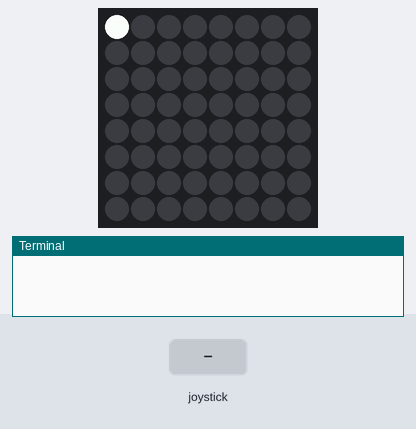
This program was run on a simulated Raspberry Pi (BCM pin numbers) with a Sense HAT. Shown: the Sense HAT's 8×8 RGB LED matrix, the last lines printed to the terminal. The inputs (shaded band) are chosen by the test bench.

Above: at 1.2 s.
1.3 s: joystick pushed down
At 2.4 s:
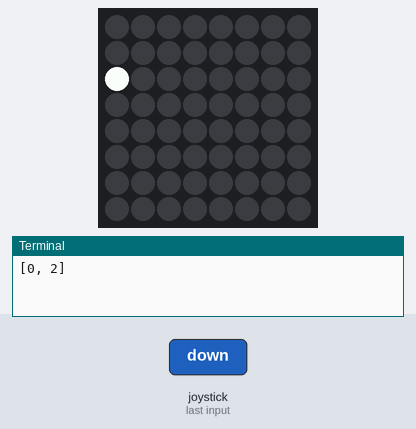
3.5 s: joystick pushed right
At 5.2 s:
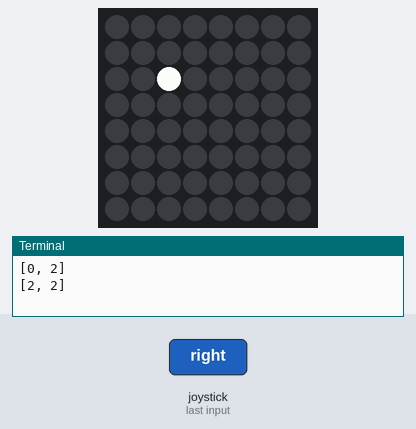
5.5 s: joystick pushed up
At 6.7 s:
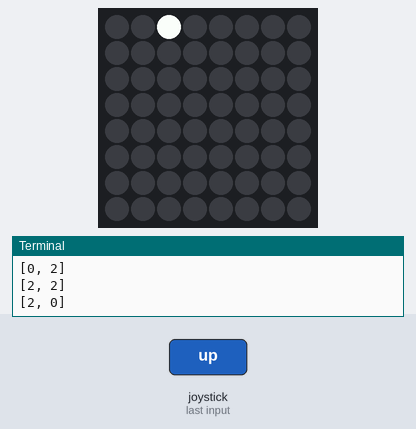
7.5 s: joystick pushed right
At 8.3 s:
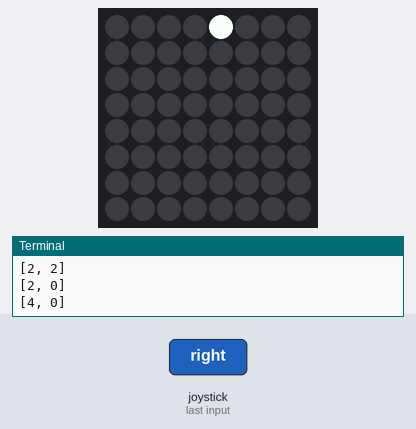
9.5 s: joystick pushed down
At 11.1 s:
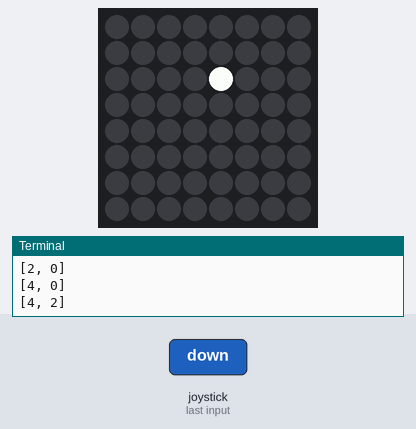
11.5 s: joystick pushed down
At 12.7 s:
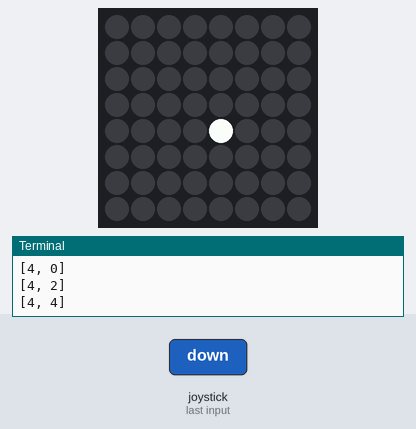
Timing chart, 0 to 14.5 s (numbered marks = the images above; inputs shaded):
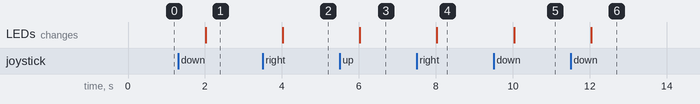

Measured:
- after the input at 1.3 s, the LEDs: change after 0.72 s (image 1)
- after the input at 3.5 s, the LEDs: change after 0.53 s (image 2)
- after the input at 5.5 s, the LEDs: change after 0.53 s (image 3)
- after the input at 7.5 s, the LEDs: change after 0.53 s (image 4)
- after the input at 9.5 s, the LEDs: change after 0.53 s (image 5)
- after the input at 11.5 s, the LEDs: change after 0.53 s (image 6)

The program:

pin_v4.py
```python
#unosimo kombinaciju boja koja nas "pusta" kroz vrata
#provjeravamo je u "bazi" podataka
#ukoliko je ispravna, sve gori zeleno
#ukoliko je neispravna, sve se zacrveni
#automatski reset nakon 5s

# 1,2,3,back
# 4,5,6,clear
# 7,8,9,enter
# *,0,#,nesto

# 1-(0,0)
# 2-(2,0)

from sense_emu import SenseHat
import time
import random

sense=SenseHat()

R=(255,0,0)
G=(0,255,0)
B=(0,0,255)
C=(0,255,255)
M=(255,0,255)
Y=(255,255,0)
Dg=(40,40,40)
Gr=(190,190,190)
O=(255,128,0)
P=(240,90,120)
X=(40,100,60)
W=(255,255,255)
K=(0,0,0)
Br=(165,42,42)

def iscrtaj_poziciju(koordinate):
    sense.clear()
    sense.set_pixel(koordinate[0],koordinate[1],W)
    time.sleep(1)

def provjeri_kod(otipkani_pin):
    pin_pronadjen=False
    user=''
    for pin_entry in pinovi:
        if pin_entry['pin']==otipkani_pin:
            print(f"Pustamo, Dobar dan {pin_entry['user']}")
            pin_pronadjen=True
            user=pin_entry['user']
            break

        else:
            pass
            #print('Ne pustamo')
    return (pin_pronadjen,user)

def pronadji_key_iz_value(coords):
    x=coords[0]
    y=coords[1]
    for key, value in mapirani_pin.items():
        if value[0]==x and value[1]==y:
            key_iz_dict=key

    return key_iz_dict


mapirani_pin={
    1:(0,0),
    2:(2,0),
    3:(4,0),
    'back':(6,0),
    4:(0,2),
    5:(2,2),
    6:(4,2),
    'clear':(6,2),
    7:(0,4),
    8:(2,4),
    9:(4,4),
    'enter':(6,4),
    'star':(0,6),
    0:(2,6),
    'hash':(4,6),
    'none':(6,6)
    }

pinovi=[
    {
        'user':'Mate',
        'pin':[4,5,1,2]
    },
    {
        'user':'Stipe',
        'pin':[1,2,3,3]
    }
    ]


uneseni_pin=[-1,-1,-1,-1]
'''
for pin_entry in pinovi:
    if pin_entry['pin']==uneseni_pin:
        print(f"Pustamo, Dobar dan {pin_entry['user']}")
        break
    else:
        print('Ne pustamo')
'''


'''
for key,item in mapirani_pin.items():
    sense.clear()
    sense.set_pixel(item[0],item[1],W)
    time.sleep(0.5)
'''

trenutni_broj=1
koord=[0,0]
pin_broj=0

while True:
    iscrtaj_poziciju(koord)
    for event in sense.stick.get_events():
        if event.action=='pressed':
            if event.direction=='up' and koord[1]>0:
                koord[1]-=2
                print(koord)
                trenutni_broj=pronadji_key_iz_value(koord)
            elif event.direction=='down' and koord[1]<6:
                koord[1]+=2
                print(koord)
                trenutni_broj=pronadji_key_iz_value(koord)
            elif event.direction=='left' and koord[0]>0:
                koord[0]-=2
                print(koord)
                trenutni_broj=pronadji_key_iz_value(koord)
            elif event.direction=='right' and koord[0]<6:
                koord[0]+=2
                print(koord)
                trenutni_broj=pronadji_key_iz_value(koord)
            elif event.direction=='middle':
                trenutni_broj=pronadji_key_iz_value(koord)
                if trenutni_broj=='back':
                    if pin_broj>0:
                        pin_broj-=1
                    else:
                        trenutni_broj=-1

                elif trenutni_broj=='clear':
                    pin_broj=0
                elif trenutni_broj=='enter':
                    ispravan=provjeri_kod(uneseni_pin)
                    if ispravan[0]:
                        sense.clear(G)
                        sense.show_message(f'Dobar dan, {ispravan[1]}',text_colour=X,back_colour=G)
                    else:
                        sense.clear(R)
                    time.sleep(4)
                    sense.clear()
                    pin_broj=0
                else:
                    uneseni_pin[pin_broj]=trenutni_broj
                    print(uneseni_pin)
                    pin_broj+=1


#https://pastebin.com/iYqyaYjZ
```
